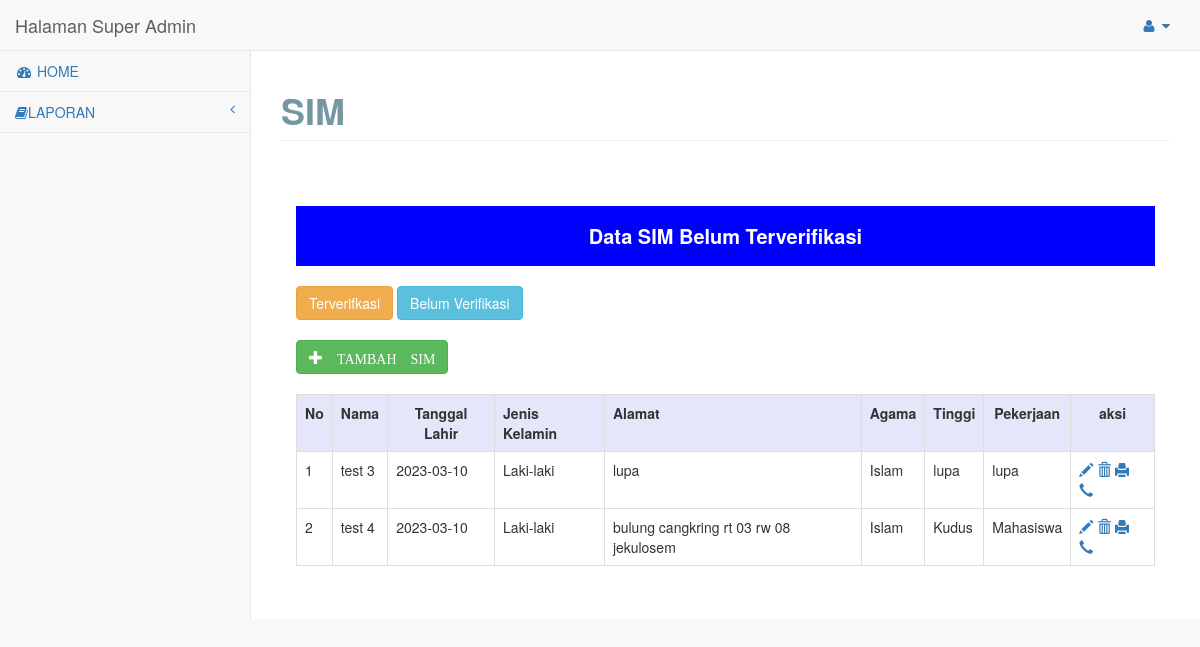
The page /admin/admin/pages/index.php?module=sim on the database its author committed.
### tables this page shows
CREATE TABLE `tbl_sim` (
  `id_sim` int(12) NOT NULL,
  `nama` varchar(30) NOT NULL,
  `tgl_lahir` date NOT NULL,
  `tmp_lahir` varchar(20) NOT NULL,
  `jenis_kelamin` varchar(30) NOT NULL,
  `alamat` varchar(40) NOT NULL,
  `agama` varchar(20) NOT NULL,
  `no_telp` varchar(20) NOT NULL,
  `tinggi` varchar(12) NOT NULL,
  `pekerjaan` varchar(30) NOT NULL,
  `keterangan` varchar(20) NOT NULL,
  `masa` varchar(20) NOT NULL,
  `no_sim` varchar(20) NOT NULL,
  `status` varchar(50) NOT NULL,
  `created_date` datetime DEFAULT NULL,
  `modified_date` datetime DEFAULT NULL
);

### admin/admin/pages/sim.php (the view, shortened to what this page needs)
<div id="page-wrapper">
    <div class="row">
        <div class="col-lg-12">
            <h1 class="page-header">SIM</h1>
        </div>
    </div>
    <div class="row">
        <div class="col-lg-12">
            <div class="panel-body">
                <?php
                include "koneksi.php";
                $no = 1;
                $title = "Belum Terverifikasi";
                $qry_sim = mysqli_query($conn, "SELECT * from tbl_sim where status='Belum Terverifikasi'");
                ?>
                <div style="margin-top:30px;width:100%,height:50px;text-align:center;background:#0000ff;color:#fff;line-height:60px;font-size:20px;">
                    <b>Data SIM <?php echo $title ?></b>
                </div>
                <form method="POST">
                    <input type="submit" name="sudah" id="" class="btn btn-warning" style="margin-top:20px;" value="Terverifkasi">
                    <input type="submit" name="belum" id="" class="btn btn-info" style="margin-top:20px;" value="Belum Verifikasi">
                </form>
                <a href="?module=input_sim" class="btn btn-success" style="margin-top:20px;"><span class="glyphicon glyphicon-plus"> TAMBAH SIM</span></a>
                <div class="th">
                    <table class="table table-bordered" style="margin-top:20px;">
                        <th style=" background: #E6E6FA;">
                            <center>No</center>
                        </th>
                        <th style=" background: #E6E6FA;">Nama</th>
                        <th style=" background: #E6E6FA;">
                            <center>Tanggal Lahir</center>
                        </th>
                        <th style=" background: #E6E6FA;">Jenis Kelamin</th>
                        <th style=" background: #E6E6FA;">Alamat</th>
                        <th style=" background: #E6E6FA;">Agama</th>
                        <th style=" background: #E6E6FA;">Tinggi</th>
                        <th style=" background: #E6E6FA;">
                            <center>Pekerjaan</center>
                        </th>
                        <th style=" background: #E6E6FA;">
                            <center>aksi</center>
                        </th>
                        <?php while ($data = mysqli_fetch_array($qry_sim)) { ?>
                            <tr>
                                <td><?php echo $no++ ?></td>
                                <td><?php echo $data['nama'] ?></td>
                                <td><?php echo $data['tgl_lahir'] ?></td>
                                <td><?php echo $data['jenis_kelamin'] ?></td>
                                <td><?php echo $data['alamat'] ?></td>
                                <td><?php echo $data['agama'] ?></td>
                                <td><?php echo $data['tinggi'] ?></td>
                                <td><?php echo $data['pekerjaan'] ?></td>
                                <td><a href="?module=edit_sim&id=<?php echo $data['id_sim']; ?>"><span class="glyphicon glyphicon-pencil"></span></a> <a href="?module=hapus_sim&id=<?php echo $data['id_sim']; ?>"><span class="glyphicon glyphicon-trash"></span></a> <a href="print_sim.php?id=<?php echo $data['id_sim']; ?>" target="_blank"><span class="glyphicon glyphicon-print"></span></a>
                                    <?php if ($title === "Sudah Terverifikasi") {
                                        $pesan = "Halo " . $data['nama'] . "%0APembuatan SIM Dengan Permintaan%0AJenis : " . $data['keterangan'] . "%0ANo. SIM : " . $data['no_sim'] . "%0ABERHASIL DIVERIFIKASI%0A%0ASilahkan Datang Ke SPKT Kepolisian Resor Pati Untuk Mencetak SIM https://goo.gl/maps/QUGbbhVXAKvcFmPRA" ;
                                        $url = 'https://wa.me/62' . $data['no_telp'] . '?text=' . $pesan; ?>
                                        <a href="<?php echo $url; ?>" target="_blank"><span class="glyphicon glyphicon-earphone"></span></a>
                                    <?php } else {
                                        $pesan = "Halo " . $data['nama'] . "%0APembuatan SIM Dengan Permintaan%0AJenis : " . $data['keterangan'] . "%0ANo. SIM : " . $data['no_sim'] . "%0ABELUM DIVERIFIKASI%0A%0ASilahkan Lengkapi Berkas Anda";
                                        $url = 'https://wa.me/62' . $data['no_telp'] . '?text=' . $pesan; ?>
                                        <a href="<?php echo $url; ?>" target="_blank"><span class="glyphicon glyphicon-earphone"></span></a>
                                    <?php } ?>
                                </td>
                            </tr>
                        <?php } ?>
                    </table>
                </div>
            </div>
        </div>
    </div>
</div>

### rows shown on the page
tbl_sim: nama "test 3", tgl_lahir "2023-03-10", jenis_kelamin "Laki-laki", alamat "lupa", agama "Islam", tinggi "lupa", pekerjaan "lupa"
tbl_sim: nama "test 4", tgl_lahir "2023-03-10", jenis_kelamin "Laki-laki", alamat "bulung cangkring rt 03 rw 08 jekulosem", agama "Islam", tinggi "Kudus", pekerjaan "Mahasiswa"

### other values the page prints
$title "Belum Terverifikasi"
